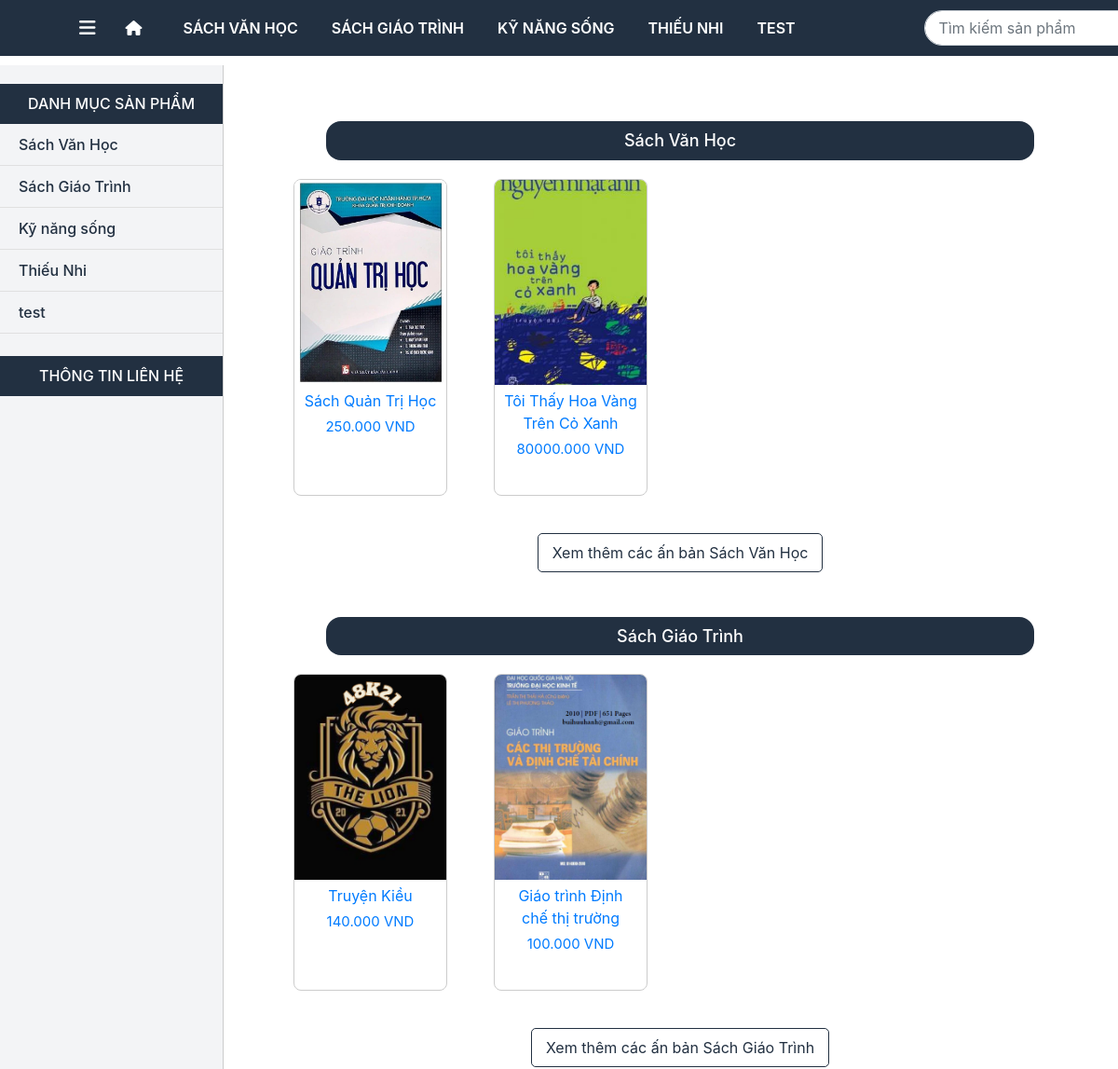
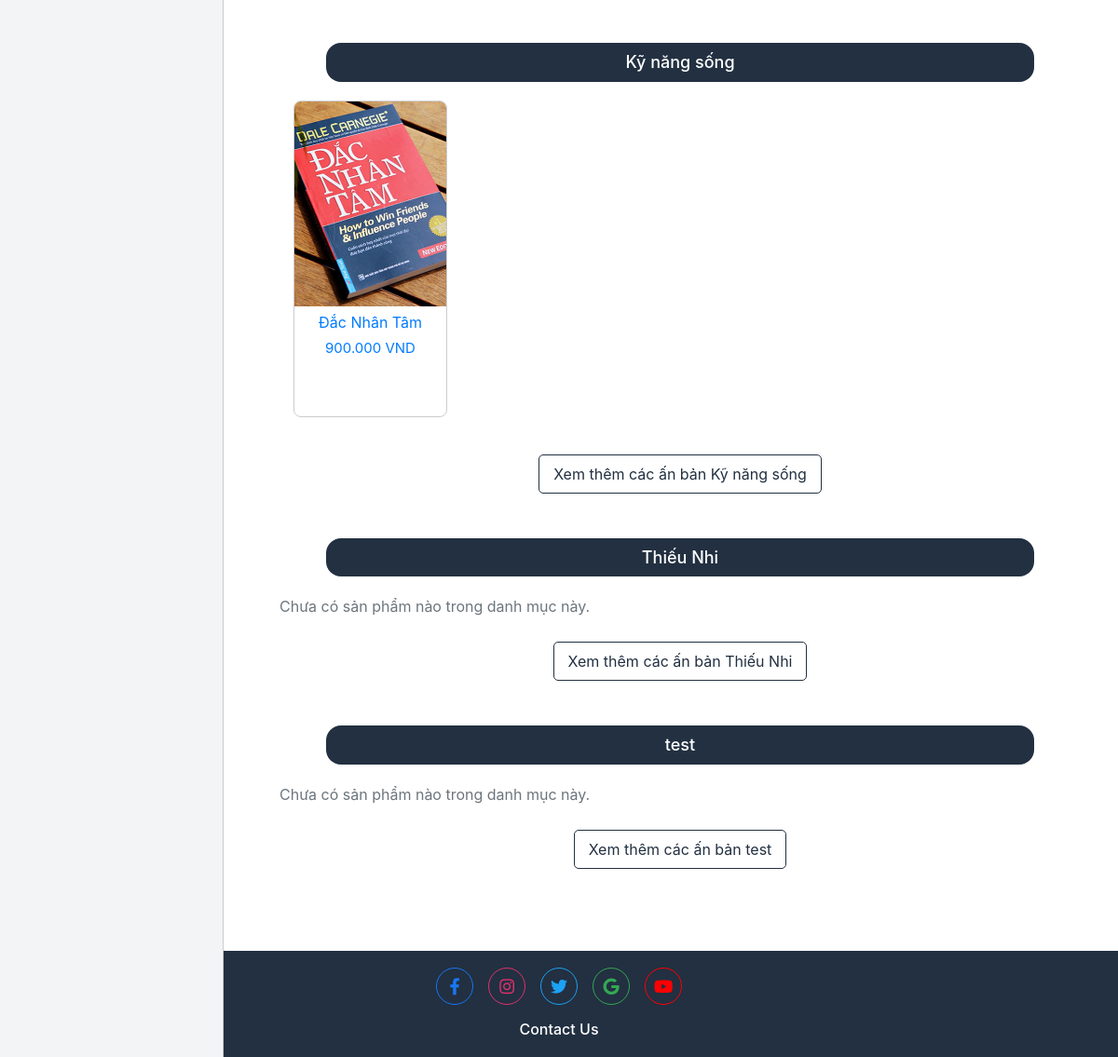
Page /categories/ on the committed database (2 pictures, top to bottom).
### booksale_app/models.py (models this page shows, shortened)
class Category(models.Model):
    category_name = models.CharField(
        max_length = 255,
        blank=False, null=False,
        help_text = "Tên danh mục"
    )
    description = models.TextField(
        blank=False, null=False,
        help_text = "Mô tả"
    )
    created_at = models.DateTimeField(
        auto_now_add=True
    )
    updated_at = models.DateTimeField(
        auto_now_add=True
    )

class Product(models.Model):
    product_name = models.CharField(
        max_length = 255,
        blank=False, null=False,
        help_text = "Tên sản phẩm"
    )
    description = models.TextField(
        blank=False, null=False,
        help_text = "Mô tả"
    )
    image = models.ImageField(upload_to='products/', null=True, blank=True)
    cost_price = models.DecimalField(
        max_digits=10,
        decimal_places=3
    )
    sell_price = models.DecimalField(
        max_digits=10,
        decimal_places=3
    )
    quantity = models.PositiveIntegerField(default=0)
    publisher = models.ForeignKey(
        Publisher,
        on_delete=models.CASCADE
    )
    category = models.ForeignKey(
        Category,
        on_delete=models.CASCADE
    )
    genre = models.ManyToManyField(
        'Genre',
        through="Genre_Item")
    cart = models.ManyToManyField(
        'Cart',
        through='Cart_Item'
    )
    order = models.ManyToManyField(
        'Order',
         through="Order_Item"
    )

### booksale_app/views/user_view/category.py (the view)
# urls.py: path('categories/', views.category_view, name='category'),
def category_view(request):
    categories = Category.objects.all()
    return render(request, 'user_temp/product/category.html', {'categories': categories})

### booksale_app/context_processors.py (called while the page is built, shortened)
def categories_and_cart(request):
    context = {
        'categories': Category.objects.all()[:3],  # Lấy 3 categories đầu tiên cho menu
        'cart_count': 0
    }
    return context

def global_user_context(request):
    user = request.user
    is_kh = False
    role = None
    if user.is_authenticated:
        is_kh = user.groups.filter(name="KH").exists()
        if user.groups.filter(name="NVBH").exists():
            role = "NVBH"
        elif user.groups.filter(name="NVTK").exists():
            role = "NVTK"
    return {
        "is_kh": is_kh,
        "role": role,
    }

### booksale_app/templates/user_temp/product/category.html (shortened to what this page needs)
{% extends 'user_temp/base.html' %}
{% load static %}
{% block content %}
<div class="container-fluid">
    <div class="sidebar">
        <h5>DANH MỤC SẢN PHẨM</h5>
        {% for cat in categories %}
            <a href="{% url 'category_detail' cat.category_name %}">{{ cat.category_name }}</a>
        {% empty %}
            <p class="text-center text-muted">Chưa có danh mục nào.</p>
        {% endfor %}
        <h5 class="mt-4">THÔNG TIN LIÊN HỆ</h5>
    </div>
    <div class="main-content">
        {% for cat in categories %}
            <div id="cat{{ cat.id }}" class="category mb-5">
                <h3 class="category-title">{{ cat.category_name }}</h3>
                <div class="row">
                    {% for product in cat.product_set.all %}
                        <div class="col-md-3 col-6">
                            <div class="product-card">
                                <a href="{% url 'product_detail_user' product.id %}">
                                    {% if product.image %}
                                        <img src="{{ product.image.url }}" alt="{{ product.product_name }}">
                                    {% else %}
                                        <img src="{% static 'images/default.jpg' %}" alt="Không có ảnh">
                                    {% endif %}
                                    <p class="product-name">{{ product.product_name }}</p>
                                    <p class="product-price">{{ product.sell_price }} VND</p>
                                </a>
                            </div>
                        </div>
                    {% empty %}
                        <p class="text-center text-muted">Chưa có sản phẩm nào trong danh mục này.</p>
                    {% endfor %}
                </div>
                <div class="text-center">
                    <a href="{% url 'category_detail' cat.category_name %}" class="view-more">
                        Xem thêm các ấn bản {{ cat.category_name }}
                    </a>
                </div>
            </div>
        {% empty %}
            <p class="text-center text-muted">Không có danh mục sản phẩm nào để hiển thị.</p>
        {% endfor %}
    </div>
</div>
{% endblock %}

### booksale_app/templates/user_temp/base.html (shortened to what this page needs)
<!DOCTYPE html>
<html lang="en">
    <head>
        <link
            rel="stylesheet"
            href="https://stackpath.bootstrapcdn.com/bootstrap/4.4.1/css/bootstrap.min.css"
        />
        <link rel="stylesheet" href="https://cdnjs.cloudflare.com/ajax/libs/font-awesome/6.4.0/css/all.min.css" />
    </head>
    <body>
        <nav class="navbar navbar-expand-lg navbar-custom fixed-top">
            <div class="container-fluid">
                <div class="d-flex align-items-center">
                    <a class="navbar-brand text-white d-none d-lg-block" href="{% url 'category' %}">
                        <i class="fa-solid fa-bars"></i>
                    </a>
                    <a class="nav-link" href="{% url 'home' %}"><i class="fa-solid fa-house"></i></a>
                </div>
                <div class="collapse navbar-collapse" id="navbarNav">
                    <ul class="navbar-nav mr-auto">
                        {% for category in categories %}
                        <li class="nav-item">
                            <a class="nav-link nav-link-custom" href="{% url 'category_detail' category.category_name %}">
                                {{ category.category_name|upper }}
                            </a>
                        </li>
                        {% endfor %}
                    </ul>
                    <form class="d-flex ms-auto search-box align-items-left" role="search"
                          method="GET" action="{% url 'search' %}">
                        <input class="form-control" type="search" placeholder="Tìm kiếm sản phẩm"
                               aria-label="Search" name="q" required />
                    </form>
            </div>
        </nav>
        <div class="content-wrapper">
             {% block content %}{% endblock %}
        </div>
        <footer class="footer text-center">
            <div class="container">
                <div class="row">
                    <div class="col-12">
                        <div class="social-icons d-flex justify-content-center">
                            <a href="#" class="facebook"><i class="fab fa-facebook-f"></i></a>
                            <a href="#" class="instagram"><i class="fab fa-instagram"></i></a>
                            <a href="#" class="twitter"><i class="fab fa-twitter"></i></a>
                            <a href="#" class="google"><i class="fab fa-google"></i></a>
                            <a href="#" class="youtube"><i class="fab fa-youtube"></i></a>
                        </div>
                        <div class="contact-text">Contact Us</div>
                    </div>
                </div>
            </div>
        </footer>
    </body>
</html>

### booksale_app/templates/user_temp/base.html (style rules this page uses)
.navbar-custom { background-color: #223041; padding: 10px 70px; }
.navbar-custom .nav-link { color: white; font-weight: 600; margin-right: 20px; }
.navbar-custom .nav-link-custom { white-space: nowrap; padding: 8px 12px; min-width: auto; }
.navbar-nav { align-items: center; display: flex; flex-direction: row; flex-wrap: nowrap; }
.navbar-nav .nav-item { white-space: nowrap; }
.search-box { position: relative; margin-left: 110px; }
.search-box input { border-radius: 20px; padding-left: 15px; width: 410px; }
.footer { background-color: #223041; color: white; padding: 18px 0; }
.footer .social-icons a { display: inline-flex; align-items: center; justify-content: center; width: 40px; height: 40px; border-radius: 50%; margin: 0 8px; font-size: 18px; transition: all 0.3s ease; }
.social-icons .facebook { border: 1px solid #1877f2; color: #1877f2; }
.social-icons .instagram { border: 1px solid #e1306c; color: #e1306c; }
.social-icons .twitter { border: 1px solid #1da1f2; color: #1da1f2; }
.social-icons .google { border: 1px solid #34a853; color: #34a853; }
.social-icons .youtube { border: 1px solid #ff0000; color: #ff0000; }
.contact-text { margin-top: 14px; font-size: 16px; font-weight: 500; }
html, body { height: 100%; margin: 0; padding: 0; }
body { display: flex; flex-direction: column; padding-top: 60px; }
.content-wrapper { flex: 1; }
.footer { margin-top: auto; }

### booksale_app/templates/user_temp/product/category.html (style rules this page uses)
.sidebar { position: fixed; top: 70px; left: 0; width: 240px; height: 100%; background-color: #f3f4f6; padding-top: 20px; border-right: 1px solid #ccc; z-index: 100; }
.sidebar h5 { background-color: #223041; color: #fff; padding: 12px; font-size: 16px; text-align: center; margin-bottom: 0; }
.sidebar a { display: block; padding: 10px 20px; color: #223041; text-decoration: none; font-weight: 500; border-bottom: 1px solid #e0e0e0; }
.main-content { margin-left: 260px; padding: 40px; }
.category-title { background-color: #223041; color: #fff; border-radius: 16px; padding: 10px; text-align: center; font-size: 18px; margin: 30px auto 20px; width: 760px; }
.row { display: flex; flex-wrap: wrap; gap: 20px; justify-content: flex-start; }
.col-md-3, .col-6 { flex: 1 1 calc(25% - 20px); max-width: calc(25% - 20px); display: flex; }
.product-card { display: flex; flex-direction: column; justify-content: space-between; align-items: center; width: 100%; height: 340px; text-align: center; margin-bottom: 30px; position: relative; border: 1px solid #ccc; padding: 15px; border-radius: 8px; transition: 0.3s; background-color: #fff; }
.product-card { display: flex; flex-direction: column; justify-content: flex-start; align-items: center; width: 100%; height: 340px; text-align: center; margin-bottom: 30px; position: relative; border: 1px solid #ccc; border-radius: 8px; overflow: hidden; background-color: #fff; padding: 0; }
.product-card img { width: 100%; height: 220px; object-fit: cover; }
.product-name, .product-price { margin: 5px 0; padding: 0 10px; text-align: center; }
.product-price { color: #007bff; font-size: 15px; margin-bottom: 6px; }
.view-more { display: inline-block; margin-top: 10px; color: #223041; border: 1px solid #223041; padding: 8px 15px; border-radius: 5px; transition: 0.3s; }
footer { margin-top: 60px; }

### rows in the picture
Category: category_name "SÁCH VĂN HỌC", category_name "Sách Văn Học"
Category: category_name "SÁCH GIÁO TRÌNH", category_name "Sách Giáo Trình"
Category: category_name "KỸ NĂNG SỐNG", category_name "Kỹ năng sống"
Category: category_name "THIẾU NHI", category_name "Thiếu Nhi"
Category: category_name "TEST", category_name "test"
Product: image (picture), product_name "Sách Quản Trị Học", sell_price "250.000"
Product: image (picture), product_name "Tôi Thấy Hoa Vàng Trên Cỏ Xanh", sell_price "80000.000"
Product: image (picture), product_name "Truyện Kiều", sell_price "140.000"
Product: image (picture), product_name "Giáo trình Định chế thị trường", sell_price "100.000"
Product: image (picture), product_name "Đắc Nhân Tâm", sell_price "900.000"
